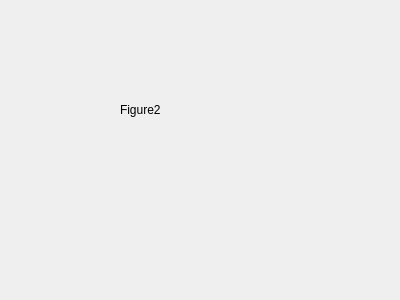
<?xml version="1.0" encoding="UTF-8"?>
<ui version="4.0">
 <class>SecondForm</class>
 <widget class="QWidget" name="SecondForm">
  <property name="geometry">
   <rect>
    <x>0</x>
    <y>0</y>
    <width>400</width>
    <height>300</height>
   </rect>
  </property>
  <property name="windowTitle">
   <string>Form</string>
  </property>
  <widget class="QLabel" name="labelInfo">
   <property name="geometry">
    <rect>
     <x>120</x>
     <y>100</y>
     <width>63</width>
     <height>20</height>
    </rect>
   </property>
   <property name="text">
    <string>Figure2</string>
   </property>
  </widget>
 </widget>
 <resources/>
 <connections/>
</ui>
